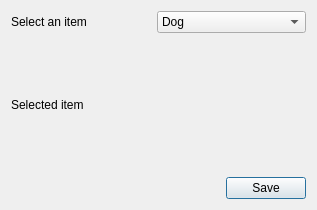
<?xml version="1.0" encoding="UTF-8"?>
<ui version="4.0">
 <class>Dialog</class>
 <widget class="QDialog" name="Dialog">
  <property name="geometry">
   <rect>
    <x>0</x>
    <y>0</y>
    <width>317</width>
    <height>210</height>
   </rect>
  </property>
  <property name="windowTitle">
   <string>Dialog</string>
  </property>
  <layout class="QVBoxLayout" name="verticalLayout">
   <item>
    <layout class="QHBoxLayout" name="horizontalLayout">
     <item>
      <widget class="QLabel" name="label">
       <property name="text">
        <string>Select an item</string>
       </property>
      </widget>
     </item>
     <item>
      <widget class="QComboBox" name="comboBox">
       <item>
        <property name="text">
         <string>Dog</string>
        </property>
       </item>
       <item>
        <property name="text">
         <string>Cat</string>
        </property>
       </item>
       <item>
        <property name="text">
         <string>LIZZZZZZZZARRRRD</string>
        </property>
       </item>
       <item>
        <property name="text">
         <string>Bird</string>
        </property>
       </item>
      </widget>
     </item>
    </layout>
   </item>
   <item>
    <widget class="QLabel" name="lblSelected">
     <property name="text">
      <string>Selected item</string>
     </property>
    </widget>
   </item>
   <item>
    <layout class="QHBoxLayout" name="horizontalLayout_2">
     <item>
      <spacer name="horizontalSpacer">
       <property name="orientation">
        <enum>Qt::Horizontal</enum>
       </property>
       <property name="sizeHint" stdset="0">
        <size>
         <width>40</width>
         <height>20</height>
        </size>
       </property>
      </spacer>
     </item>
     <item>
      <widget class="QPushButton" name="btnSave">
       <property name="text">
        <string>Save</string>
       </property>
      </widget>
     </item>
    </layout>
   </item>
  </layout>
 </widget>
 <resources/>
 <connections/>
</ui>
